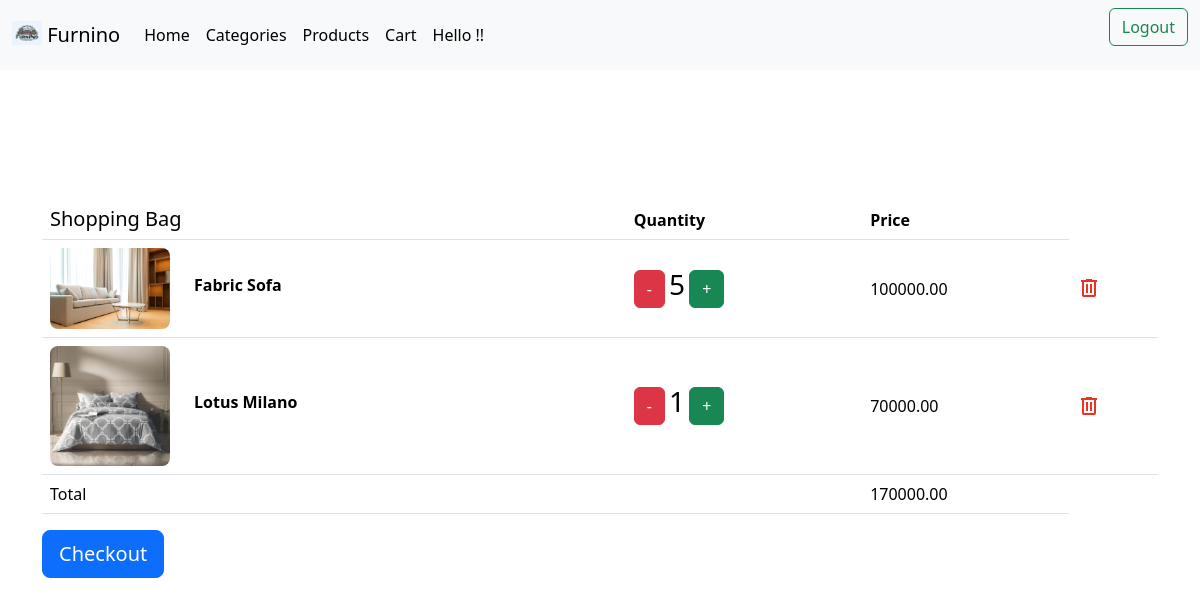
The page /cart/ (signed in) on the database its author committed.
### base/models.py (models this page shows)
class OrderItem(models.Model):
    product = models.ForeignKey(Product, on_delete=models.CASCADE)
    order = models.ForeignKey(Order, on_delete=models.CASCADE, null=True)
    quantity = models.PositiveIntegerField(default=0)
    complete = models.BooleanField(default=False, null=True, blank=False)
    user = models.ForeignKey(settings.AUTH_USER_MODEL, on_delete=models.CASCADE)  # Ensure this matches the User model
    def __str__(self):
        return f"OrderItem {self.id} ({self.quantity} x {self.product.name})"
    def get_cost(self):
        return self.product.price * self.quantity

class Product(models.Model):
    name = models.CharField(max_length=200)
    slug = models.SlugField(max_length=200)
    description = models.TextField()
    price = models.DecimalField(max_digits=10, decimal_places=2)
    category = models.ForeignKey(Category, on_delete=models.CASCADE)
    image = models.ImageField(upload_to='product/', blank=True)
    class Meta:
        ordering = ["name"]
        indexes = [
            models.Index(fields=["name"])
        ]
    def __str__(self):
        return self.name

### base/views.py (the view)
# urls.py: path('cart/',views.view_cart,name="cart"),
def view_cart(request):
    customer = get_object_or_404(Customer, user=request.user)
    items=OrderItem.objects.filter(user=request.user)
    order = get_object_or_404(Order, customer=customer, complete=False)
    total_amount =order.get_cart_total
    return render(request, 'base/cart.html', {"items": items,"total_amount":total_amount})

### base/models.py (called while the page is built)
    @property
    def get_cart_total(self):
        orderitems = self.orderitem_set.all()
        total = sum([item.get_cost() for item in orderitems])
        return total

### base/templates/base/cart.html (shortened to what this page needs)
{% load static %}
{% include "nav.html" %}
<!DOCTYPE html>
<html lang="en">
<head>
  <link href="https://cdn.jsdelivr.net/npm/bootstrap@5.3.3/dist/css/bootstrap.min.css" rel="stylesheet">
</head>
<body>
    {% if not items %}
    <div class="alert alert-info" role="alert">
      <h1>No Items added in cart yet.</h1>
    </div>
    {% else %}
  <section class="h-100 h-custom">
    <div class="container h-100 py-5">
      <div class="row d-flex justify-content-center align-items-center h-100">
        <div class="col">
          <div class="table-responsive">
            <table class="table">
              <thead>
                <tr>
                  <th scope="col" class="h5">Shopping Bag</th>
                  <th scope="col">Quantity</th>
                  <th scope="col">Price</th>
                </tr>
              </thead>
              <tbody>
                {% for item in items  %}
                  {% if request.user  %}
                <tr>
                  <th scope="row">
                    <div class="d-flex align-items-center">
                      <img src="{{item.product.image.url}}" class="img-fluid rounded-3"
                        style="width: 120px;" alt="{{item}}">
                      <div class="flex-column ms-4">
                        <p class="mb-2">{{item.product}}</p>
                      </div>
                    </div>
                  </th>
                  <td class="align-middle">
                    <div class="d-flex flex-row align-items-center">
                      <a href="{% url "update" product_id=item.id %}?decrement=true" class="btn btn-danger">-</a>
                      <h3>{{item.quantity}}</h3>
                      <a href="{% url "update" product_id=item.id %}?increment=true" class="btn btn-success">+</a>
                    </div>
                  </td>
                  <td class="align-middle">
                    <p class="mb-0" style="font-weight: 500;">{{item.get_cost}}</p>
                  </td>
                  <td class="align-middle">
                    <p class="mb-0" style="font-weight: 500;">
                      <a href="{% url "delete" product_id=item.id %}">
                        <svg xmlns="http://www.w3.org/2000/svg" height="24px" viewBox="0 -960 960 960" width="24px" fill="#EA3323"><path d="M280-120q-33 0-56.5-23.5T200-200v-520h-40v-80h200v-40h240v40h200v80h-40v520q0 33-23.5 56.5T680-120H280Zm400-600H280v520h400v-520ZM360-280h80v-360h-80v360Zm160 0h80v-360h-80v360ZM280-720v520-520Z"/></svg>
                      </a>
                  </td>
                </tr>
                {% endif %}
                {% endfor %}
                <tr class="align-middle">
                  <td  class="mb-0" style="font-weight: 500;">Total</td>
                  <td></td>
                  <td class="mb-0" style="font-weight: 500;">{{total_amount}}</td>
                </tr>
              </tbody>
            </table>
          </div>
          <a href="{% url "checkout" %}" >
          <button  type="button"  class="btn btn-primary btn-block btn-lg">
            <div class="d-flex justify-content-between">
              <span > Checkout</span>
            </div>
          </button>
            </div>
          </div>
        </div>
    {% endif %}
  </section>
</body>
</html>

### base/templates/base/cart.html (style rules this page uses)
@media (min-width: 1025px) { .h-custom { height: 100vh !important; } }

### rows shown on the page
OrderItem: product.image (picture), product "Fabric Sofa", quantity "5", get_cost "100000.00"
OrderItem: product.image (picture), product "Lotus Milano", quantity "1", get_cost "70000.00"

### other values the page prints
{{ total_amount }} "170000.00"
